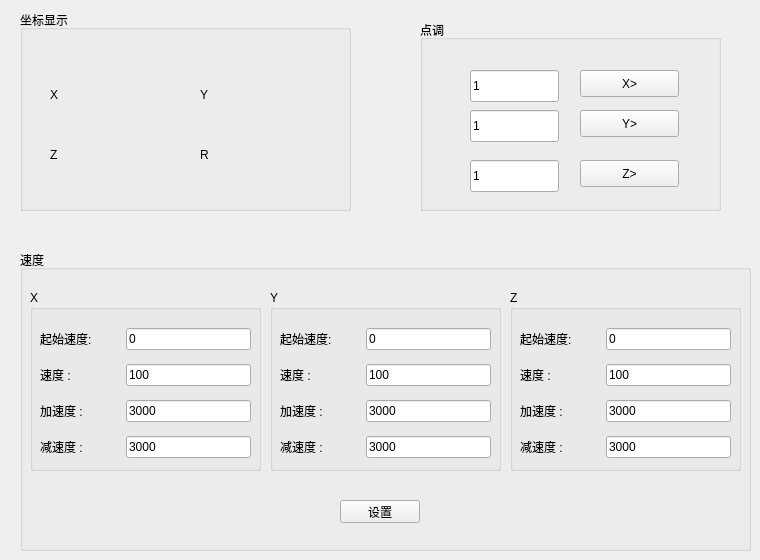
    <widget class="QWidget" name="tab">
     <attribute name="title">
      <string>Motion</string>
     </attribute>
     <widget class="QGroupBox" name="groupBox_s">
      <property name="geometry">
       <rect>
        <x>20</x>
        <y>250</y>
        <width>731</width>
        <height>301</height>
       </rect>
      </property>
      <property name="title">
       <string>速度</string>
      </property>
      <widget class="QPushButton" name="btnSpeedSet">
       <property name="geometry">
        <rect>
         <x>320</x>
         <y>250</y>
         <width>80</width>
         <height>23</height>
        </rect>
       </property>
       <property name="text">
        <string>设置</string>
       </property>
      </widget>
      <widget class="QGroupBox" name="groupBox_7">
       <property name="geometry">
        <rect>
         <x>10</x>
         <y>40</y>
         <width>231</width>
         <height>181</height>
        </rect>
       </property>
       <property name="title">
        <string>X</string>
       </property>
       <widget class="QWidget" name="layoutWidget_2">
        <property name="geometry">
         <rect>
          <x>10</x>
          <y>30</y>
          <width>211</width>
          <height>148</height>
         </rect>
        </property>
        <layout class="QGridLayout" name="gridLayout_2">
         <item row="0" column="0">
          <widget class="QLabel" name="label_29">
           <property name="minimumSize">
            <size>
             <width>80</width>
             <height>0</height>
            </size>
           </property>
           <property name="maximumSize">
            <size>
             <width>80</width>
             <height>16777215</height>
            </size>
           </property>
           <property name="text">
            <string>起始速度:</string>
           </property>
          </widget>
         </item>
         <item row="0" column="1">
          <widget class="QLineEdit" name="xInitSpeed">
           <property name="text">
            <string>0</string>
           </property>
          </widget>
         </item>
         <item row="1" column="0">
          <widget class="QLabel" name="lxSpeed">
           <property name="minimumSize">
            <size>
             <width>80</width>
             <height>0</height>
            </size>
           </property>
           <property name="maximumSize">
            <size>
             <width>80</width>
             <height>16777215</height>
            </size>
           </property>
           <property name="text">
            <string>速度 :</string>
           </property>
          </widget>
         </item>
         <item row="1" column="1">
          <widget class="QLineEdit" name="xSpeed">
           <property name="text">
            <string>100</string>
           </property>
          </widget>
         </item>
         <item row="2" column="0">
          <widget class="QLabel" name="lxAcc">
           <property name="minimumSize">
            <size>
             <width>80</width>
             <height>0</height>
            </size>
           </property>
           <property name="maximumSize">
            <size>
             <width>80</width>
             <height>16777215</height>
            </size>
           </property>
           <property name="text">
            <string>加速度 :</string>
           </property>
          </widget>
         </item>
         <item row="2" column="1">
          <widget class="QLineEdit" name="xAcc">
           <property name="text">
            <string>3000</string>
           </property>
          </widget>
         </item>
         <item row="3" column="0">
          <widget class="QLabel" name="label_27">
           <property name="minimumSize">
            <size>
             <width>80</width>
             <height>0</height>
            </size>
           </property>
           <property name="maximumSize">
            <size>
             <width>80</width>
             <height>16777215</height>
            </size>
           </property>
           <property name="text">
            <string>减速度 :</string>
           </property>
          </widget>
         </item>
         <item row="3" column="1">
          <widget class="QLineEdit" name="xDec">
           <property name="text">
            <string>3000</string>
           </property>
          </widget>
         </item>
        </layout>
       </widget>
      </widget>
      <widget class="QGroupBox" name="groupBox_8">
       <property name="geometry">
        <rect>
         <x>250</x>
         <y>40</y>
         <width>231</width>
         <height>181</height>
        </rect>
       </property>
       <property name="title">
        <string>Y</string>
       </property>
       <widget class="QWidget" name="layoutWidget_3">
        <property name="geometry">
         <rect>
          <x>10</x>
          <y>30</y>
          <width>211</width>
          <height>148</height>
         </rect>
        </property>
        <layout class="QGridLayout" name="gridLayout_3">
         <item row="0" column="0">
          <widget class="QLabel" name="label_30">
           <property name="minimumSize">
            <size>
             <width>80</width>
             <height>0</height>
            </size>
           </property>
           <property name="maximumSize">
            <size>
             <width>80</width>
             <height>16777215</height>
            </size>
           </property>
           <property name="text">
            <string>起始速度:</string>
           </property>
          </widget>
         </item>
         <item row="0" column="1">
          <widget class="QLineEdit" name="yInitSpeed">
           <property name="text">
            <string>0</string>
           </property>
          </widget>
         </item>
         <item row="1" column="0">
          <widget class="QLabel" name="lxSpeed_2">
           <property name="minimumSize">
            <size>
             <width>80</width>
             <height>0</height>
            </size>
           </property>
           <property name="maximumSize">
            <size>
             <width>80</width>
             <height>16777215</height>
            </size>
           </property>
           <property name="text">
            <string>速度 :</string>
           </property>
          </widget>
         </item>
         <item row="1" column="1">
          <widget class="QLineEdit" name="ySpeed">
           <property name="text">
            <string>100</string>
           </property>
          </widget>
         </item>
         <item row="2" column="0">
          <widget class="QLabel" name="lxAcc_2">
           <property name="minimumSize">
            <size>
             <width>80</width>
             <height>0</height>
            </size>
           </property>
           <property name="maximumSize">
            <size>
             <width>80</width>
             <height>16777215</height>
            </size>
           </property>
           <property name="text">
            <string>加速度 :</string>
           </property>
          </widget>
         </item>
         <item row="2" column="1">
          <widget class="QLineEdit" name="yAcc">
           <property name="text">
            <string>3000</string>
           </property>
          </widget>
         </item>
         <item row="3" column="0">
          <widget class="QLabel" name="label_28">
           <property name="minimumSize">
            <size>
             <width>80</width>
             <height>0</height>
            </size>
           </property>
           <property name="maximumSize">
            <size>
             <width>80</width>
             <height>16777215</height>
            </size>
           </property>
           <property name="text">
            <string>减速度 :</string>
           </property>
          </widget>
         </item>
         <item row="3" column="1">
          <widget class="QLineEdit" name="yDec">
           <property name="text">
            <string>3000</string>
           </property>
          </widget>
         </item>
        </layout>
       </widget>
      </widget>
      <widget class="QGroupBox" name="groupBox_9">
       <property name="geometry">
        <rect>
         <x>490</x>
         <y>40</y>
         <width>231</width>
         <height>181</height>
        </rect>
       </property>
       <property name="title">
        <string>Z</string>
       </property>
       <widget class="QWidget" name="layoutWidget_4">
        <property name="geometry">
         <rect>
          <x>10</x>
          <y>30</y>
          <width>211</width>
          <height>148</height>
         </rect>
        </property>
        <layout class="QGridLayout" name="gridLayout_4">
         <item row="0" column="0">
          <widget class="QLabel" name="label_31">
           <property name="minimumSize">
            <size>
             <width>80</width>
             <height>0</height>
            </size>
           </property>
           <property name="maximumSize">
            <size>
             <width>80</width>
             <height>16777215</height>
            </size>
           </property>
           <property name="text">
            <string>起始速度:</string>
           </property>
          </widget>
         </item>
         <item row="0" column="1">
          <widget class="QLineEdit" name="zInitSpeed">
           <property name="text">
            <string>0</string>
           </property>
          </widget>
         </item>
         <item row="1" column="0">
          <widget class="QLabel" name="lxSpeed_3">
           <property name="minimumSize">
            <size>
             <width>80</width>
             <height>0</height>
            </size>
           </property>
           <property name="maximumSize">
            <size>
             <width>80</width>
             <height>16777215</height>
            </size>
           </property>
           <property name="text">
            <string>速度 :</string>
           </property>
          </widget>
         </item>
         <item row="1" column="1">
          <widget class="QLineEdit" name="zSpeed">
           <property name="text">
            <string>100</string>
           </property>
          </widget>
         </item>
         <item row="2" column="0">
          <widget class="QLabel" name="lxAcc_3">
           <property name="minimumSize">
            <size>
             <width>80</width>
             <height>0</height>
            </size>
           </property>
           <property name="maximumSize">
            <size>
             <width>80</width>
             <height>16777215</height>
            </size>
           </property>
           <property name="text">
            <string>加速度 :</string>
           </property>
          </widget>
         </item>
         <item row="2" column="1">
          <widget class="QLineEdit" name="zAcc">
           <property name="text">
            <string>3000</string>
           </property>
          </widget>
         </item>
         <item row="3" column="0">
          <widget class="QLabel" name="label_32">
           <property name="minimumSize">
            <size>
             <width>80</width>
             <height>0</height>
            </size>
           </property>
           <property name="maximumSize">
            <size>
             <width>80</width>
             <height>16777215</height>
            </size>
           </property>
           <property name="text">
            <string>减速度 :</string>
           </property>
          </widget>
         </item>
         <item row="3" column="1">
          <widget class="QLineEdit" name="zDec">
           <property name="text">
            <string>3000</string>
           </property>
          </widget>
         </item>
        </layout>
       </widget>
      </widget>
     </widget>
     <widget class="QGroupBox" name="groupBox_10">
      <property name="geometry">
       <rect>
        <x>420</x>
        <y>20</y>
        <width>301</width>
        <height>191</height>
       </rect>
      </property>
      <property name="title">
       <string>点调</string>
      </property>
      <widget class="QLineEdit" name="xgo">
       <property name="geometry">
        <rect>
         <x>50</x>
         <y>50</y>
         <width>89</width>
         <height>32</height>
        </rect>
       </property>
       <property name="text">
        <string>1</string>
       </property>
      </widget>
      <widget class="QPushButton" name="btnYGo">
       <property name="geometry">
        <rect>
         <x>160</x>
         <y>90</y>
         <width>99</width>
         <height>27</height>
        </rect>
       </property>
       <property name="text">
        <string>Y&gt;</string>
       </property>
      </widget>
      <widget class="QLineEdit" name="ygo">
       <property name="geometry">
        <rect>
         <x>50</x>
         <y>90</y>
         <width>89</width>
         <height>32</height>
        </rect>
       </property>
       <property name="text">
        <string>1</string>
       </property>
      </widget>
      <widget class="QLineEdit" name="zgo">
       <property name="geometry">
        <rect>
         <x>50</x>
         <y>140</y>
         <width>89</width>
         <height>32</height>
        </rect>
       </property>
       <property name="text">
        <string>1</string>
       </property>
      </widget>
      <widget class="QPushButton" name="btnZGo">
       <property name="geometry">
        <rect>
         <x>160</x>
         <y>140</y>
         <width>99</width>
         <height>27</height>
        </rect>
       </property>
       <property name="text">
        <string>Z&gt;</string>
       </property>
      </widget>
      <widget class="QPushButton" name="btnXGo">
       <property name="geometry">
        <rect>
         <x>160</x>
         <y>50</y>
         <width>99</width>
         <height>27</height>
        </rect>
       </property>
       <property name="text">
        <string>X&gt;</string>
       </property>
      </widget>
     </widget>
     <widget class="QGroupBox" name="groupBox_12">
      <property name="geometry">
       <rect>
        <x>20</x>
        <y>10</y>
        <width>331</width>
        <height>201</height>
       </rect>
      </property>
      <property name="title">
       <string>坐标显示</string>
      </property>
      <widget class="QLabel" name="label_x">
       <property name="geometry">
        <rect>
         <x>30</x>
         <y>70</y>
         <width>120</width>
         <height>30</height>
        </rect>
       </property>
       <property name="minimumSize">
        <size>
         <width>120</width>
         <height>30</height>
        </size>
       </property>
       <property name="maximumSize">
        <size>
         <width>120</width>
         <height>16777215</height>
        </size>
       </property>
       <property name="text">
        <string>X</string>
       </property>
      </widget>
      <widget class="QLabel" name="label_z">
       <property name="geometry">
        <rect>
         <x>30</x>
         <y>130</y>
         <width>120</width>
         <height>30</height>
        </rect>
       </property>
       <property name="minimumSize">
        <size>
         <width>120</width>
         <height>30</height>
        </size>
       </property>
       <property name="maximumSize">
        <size>
         <width>120</width>
         <height>16777215</height>
        </size>
       </property>
       <property name="text">
        <string>Z</string>
       </property>
      </widget>
      <widget class="QLabel" name="label_y">
       <property name="geometry">
        <rect>
         <x>180</x>
         <y>70</y>
         <width>120</width>
         <height>30</height>
        </rect>
       </property>
       <property name="minimumSize">
        <size>
         <width>120</width>
         <height>30</height>
        </size>
       </property>
       <property name="maximumSize">
        <size>
         <width>120</width>
         <height>16777215</height>
        </size>
       </property>
       <property name="text">
        <string>Y</string>
       </property>
      </widget>
      <widget class="QLabel" name="label_r">
       <property name="geometry">
        <rect>
         <x>180</x>
         <y>130</y>
         <width>120</width>
         <height>30</height>
        </rect>
       </property>
       <property name="minimumSize">
        <size>
         <width>120</width>
         <height>30</height>
        </size>
       </property>
       <property name="maximumSize">
        <size>
         <width>120</width>
         <height>16777215</height>
        </size>
       </property>
       <property name="text">
        <string>R</string>
       </property>
      </widget>
     </widget>
    </widget>
